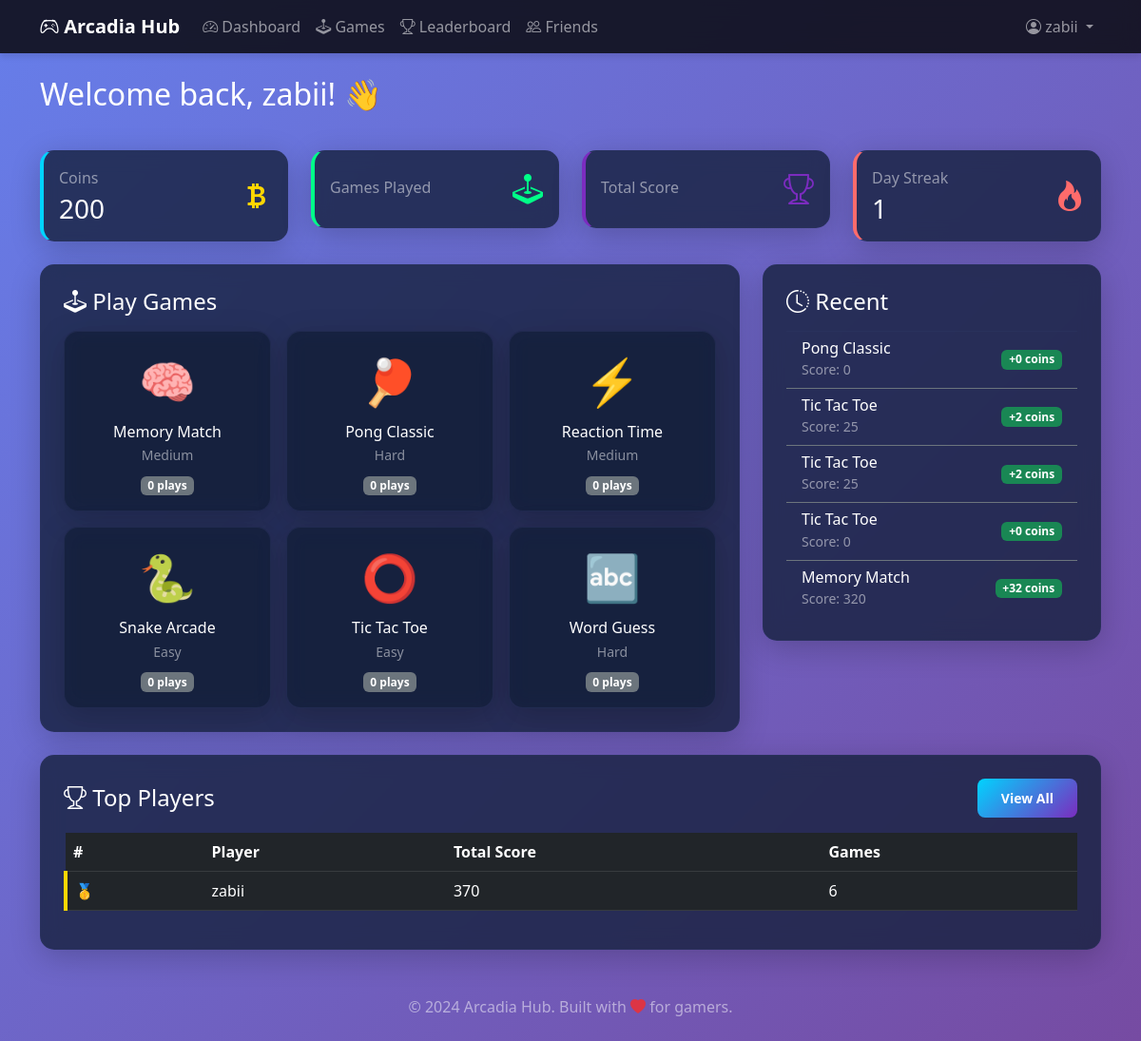
The app's page /dashboard (signed in) with its own data.
### tables this page shows
CREATE TABLE users (
                    user_id INTEGER PRIMARY KEY,
                    username TEXT UNIQUE NOT NULL,
                    password_hash TEXT NOT NULL,
                    email TEXT UNIQUE NOT NULL,
                    created_date TEXT,
                    avatar_color TEXT DEFAULT '#3498db'
                , coins INTEGER DEFAULT 0, streak INTEGER DEFAULT 0, last_login DATE, settings_config TEXT);

CREATE TABLE games (
                        game_id INTEGER PRIMARY KEY AUTOINCREMENT,
                        game_key TEXT UNIQUE NOT NULL,
                        name TEXT NOT NULL,
                        category TEXT,
                        difficulty TEXT,
                        play_count INTEGER DEFAULT 0,
                        icon TEXT,
                        color TEXT
                    );

CREATE TABLE scores (
                        score_id INTEGER PRIMARY KEY AUTOINCREMENT,
                        user_id INTEGER NOT NULL,
                        game_key TEXT NOT NULL,
                        score INTEGER NOT NULL,
                        play_time INTEGER DEFAULT 0,
                        achieved_at TIMESTAMP DEFAULT CURRENT_TIMESTAMP,
                        FOREIGN KEY(user_id) REFERENCES users(user_id) ON DELETE CASCADE,
                        FOREIGN KEY(game_key) REFERENCES games(game_key) ON DELETE CASCADE
                    );

### app.py (the view)
@app.route('/dashboard')
@login_required
def dashboard():
    user_id = session['user_id']
    user = db.fetch_one("SELECT * FROM users WHERE user_id = ?", (user_id,))
    recent_scores = db.fetch_all("""
        SELECT s.*, g.name as game_name
        FROM scores s
        JOIN games g ON s.game_key = g.game_key
        WHERE s.user_id = ?
        ORDER BY s.achieved_at DESC
        LIMIT 10
    """, (user_id,))
    leaderboard = db.fetch_all("""
        SELECT u.username, SUM(s.score) as total_score, COUNT(s.score_id) as games_played
        FROM scores s
        JOIN users u ON s.user_id = u.user_id
        GROUP BY s.user_id
        ORDER BY total_score DESC
        LIMIT 10
    """)
    games = db.fetch_all("SELECT * FROM games ORDER BY name")
    return render_template('dashboard.html',
                         user=user,
                         recent_scores=recent_scores,
                         leaderboard=leaderboard,
                         games=games)

### app.py (called while the page is built)
def login_required(f):
    @wraps(f)
    def decorated_function(*args, **kwargs):
        if 'user_id' not in session:
            flash('Please log in to access this page.', 'warning')
            return redirect(url_for('login'))
        return f(*args, **kwargs)
    return decorated_function

### database.py (called while the page is built)
    def fetch_one(self, query: str, params: tuple = ()):
        self.cursor.execute(query, params)
        return self.cursor.fetchone()

    def fetch_all(self, query: str, params: tuple = ()):
        self.cursor.execute(query, params)
        return self.cursor.fetchall()

### templates/dashboard.html (shortened to what this page needs)
{% extends "base.html" %}
{% block content %}
<div class="row mb-4">
    <div class="col-md-12">
        <h2 class="text-white mb-3">
            Welcome back, {{ user.username }}! 👋
        </h2>
    </div>
</div>
<div class="row g-4 mb-4">
    <div class="col-md-3">
        <div class="card stat-card p-3">
            <div class="d-flex justify-content-between align-items-center">
                <div>
                    <p class="text-white-50 mb-1">Coins</p>
                    <h3 class="text-white mb-0">{{ user.coins }}</h3>
                </div>
                <i class="bi bi-currency-bitcoin" style="font-size: 2rem; color: #ffd700;"></i>
            </div>
        </div>
    </div>
    <div class="col-md-3">
        <div class="card stat-card p-3" style="border-left-color: var(--success-color);">
            <div class="d-flex justify-content-between align-items-center">
                <div>
                    <p class="text-white-50 mb-1">Games Played</p>
                </div>
                <i class="bi bi-joystick" style="font-size: 2rem; color: var(--success-color);"></i>
            </div>
        </div>
    </div>
    <div class="col-md-3">
        <div class="card stat-card p-3" style="border-left-color: var(--accent-secondary);">
            <div class="d-flex justify-content-between align-items-center">
                <div>
                    <p class="text-white-50 mb-1">Total Score</p>
                </div>
                <i class="bi bi-trophy" style="font-size: 2rem; color: var(--accent-secondary);"></i>
            </div>
        </div>
    </div>
    <div class="col-md-3">
        <div class="card stat-card p-3" style="border-left-color: #ff6b6b;">
            <div class="d-flex justify-content-between align-items-center">
                <div>
                    <p class="text-white-50 mb-1">Day Streak</p>
                    <h3 class="text-white mb-0">{{ user.streak }}</h3>
                </div>
                <i class="bi bi-fire" style="font-size: 2rem; color: #ff6b6b;"></i>
            </div>
        </div>
    </div>
</div>
<div class="row g-4 mb-4">
    <div class="col-md-8">
        <div class="card p-4">
            <h4 class="text-white mb-3"><i class="bi bi-joystick"></i> Play Games</h4>
            <div class="row g-3">
                {% for game in games %}
                <div class="col-md-4 col-sm-6">
                    <a href="{{ url_for('play_game', game_key=game.game_key) }}"
                       class="text-decoration-none">
                        <div class="card game-card h-100 p-3 text-center">
                            <div style="font-size: 3rem;" class="mb-2">{{ game.icon }}</div>
                            <h6 class="text-white mb-1">{{ game.name }}</h6>
                            <small class="text-white-50">{{ game.difficulty }}</small>
                            <div class="mt-2">
                                <span class="badge bg-secondary">{{ game.play_count }} plays</span>
                            </div>
                        </div>
                    </a>
                </div>
                {% endfor %}
            </div>
        </div>
    </div>
    <div class="col-md-4">
        <div class="card p-4">
            <h4 class="text-white mb-3"><i class="bi bi-clock-history"></i> Recent</h4>
            {% if recent_scores %}
            <div class="list-group list-group-flush">
                {% for score in recent_scores[:5] %}
                <div class="list-group-item bg-transparent text-white border-secondary">
                    <div class="d-flex justify-content-between align-items-center">
                        <div>
                            <h6 class="mb-0">{{ score.game_name }}</h6>
                            <small class="text-white-50">Score: {{ score.score }}</small>
                        </div>
                        <span class="badge bg-success">+{{ (score.score / 10)|int|default(1) }} coins</span>
                    </div>
                </div>
                {% endfor %}
            </div>
            {% else %}
            <p class="text-white-50 text-center">No recent games</p>
            {% endif %}
        </div>
    </div>
</div>
<div class="row">
    <div class="col-md-12">
        <div class="card p-4">
            <div class="d-flex justify-content-between align-items-center mb-3">
                <h4 class="text-white mb-0"><i class="bi bi-trophy"></i> Top Players</h4>
                <a href="{{ url_for('leaderboard') }}" class="btn btn-accent btn-sm">View All</a>
            </div>
            <div class="table-responsive">
                <table class="table table-dark table-hover">
                    <thead>
                        <tr>
                            <th class="text-white">#</th>
                            <th class="text-white">Player</th>
                            <th class="text-white">Total Score</th>
                            <th class="text-white">Games</th>
                        </tr>
                    </thead>
                    <tbody>
                        {% for player in leaderboard[:5] %}
                        <tr class="{% if loop.index <= 3 %}leaderboard-item{% endif %}">
                            <td class="text-white">
                                {% if loop.index == 1 %}🥇{% elif loop.index == 2 %}🥈{% elif loop.index == 3 %}🥉{% else %}#{{ loop.index }}{% endif %}
                            </td>
                            <td class="text-white">{{ player.username }}</td>
                            <td class="text-white">{{ player.total_score }}</td>
                            <td class="text-white">{{ player.games_played }}</td>
                        </tr>
                        {% endfor %}
                    </tbody>
                </table>
            </div>
        </div>
    </div>
</div>
{% endblock %}

### templates/base.html (shortened to what this page needs)
<!DOCTYPE html>
<html lang="en" data-bs-theme="{{ settings.theme if settings else 'dark' }}">
<head>
    <link href="https://cdn.jsdelivr.net/npm/bootstrap@5.3.0/dist/css/bootstrap.min.css" rel="stylesheet">
    <link rel="stylesheet" href="https://cdn.jsdelivr.net/npm/bootstrap-icons@1.10.0/font/bootstrap-icons.css">
</head>
<body>
    <nav class="navbar navbar-expand-lg navbar-dark sticky-top">
        <div class="container">
            <a class="navbar-brand fw-bold" href="{{ url_for('dashboard') }}">
                <i class="bi bi-controller"></i> Arcadia Hub
            </a>
            {% if session.user_id %}
            <div class="collapse navbar-collapse" id="navbarNav">
                <ul class="navbar-nav me-auto">
                    <li class="nav-item">
                        <a class="nav-link" href="{{ url_for('dashboard') }}">
                            <i class="bi bi-speedometer2"></i> Dashboard
                        </a>
                    </li>
                    <li class="nav-item">
                        <a class="nav-link" href="{{ url_for('games') }}">
                            <i class="bi bi-joystick"></i> Games
                        </a>
                    </li>
                    <li class="nav-item">
                        <a class="nav-link" href="{{ url_for('leaderboard') }}">
                            <i class="bi bi-trophy"></i> Leaderboard
                        </a>
                    </li>
                    <li class="nav-item">
                        <a class="nav-link" href="{{ url_for('friends') }}">
                            <i class="bi bi-people"></i> Friends
                        </a>
                    </li>
                </ul>
                <ul class="navbar-nav">
                    <li class="nav-item dropdown">
                        <a class="nav-link dropdown-toggle" href="#" role="button" data-bs-toggle="dropdown">
                            <i class="bi bi-person-circle"></i> {{ session.username }}
                        </a>
                    </li>
                </ul>
            </div>
            {% endif %}
        </div>
    </nav>
    <main class="py-4">
        <div class="container">
            {% block content %}{% endblock %}
        </div>
    </main>
    <footer class="py-4 mt-auto">
        <div class="container text-center">
            <p class="text-white-50 mb-0">
                &copy; 2024 Arcadia Hub. Built with <i class="bi bi-heart-fill text-danger"></i> for gamers.
            </p>
        </div>
    </footer>
</body>
</html>

### templates/base.html (style rules this page uses)
:root { --accent-color: #00d4ff; --accent-secondary: #7b2cbf; --success-color: #00ff88; --bg-gradient-start: #667eea; --bg-gradient-end: #764ba2; }
body { min-height: 100vh; background: linear-gradient(135deg, var(--bg-gradient-start) 0%, var(--bg-gradient-end) 100%); }
.navbar { backdrop-filter: blur(10px); background: rgba(15, 15, 26, 0.9) !important; box-shadow: 0 4px 6px rgba(0, 0, 0, 0.1); }
.card { backdrop-filter: blur(10px); background: rgba(22, 33, 62, 0.8) !important; border: 1px solid rgba(45, 53, 97, 0.5); border-radius: 15px; box-shadow: 0 8px 32px rgba(0, 0, 0, 0.2); }
.btn-accent { background: linear-gradient(135deg, var(--accent-color), var(--accent-secondary)); border: none; color: white; padding: 10px 25px; border-radius: 8px; font-weight: 600; transition: transform 0.2s; }
.game-card { transition: transform 0.3s, box-shadow 0.3s; cursor: pointer; }
.stat-card { border-left: 4px solid var(--accent-color); }
.leaderboard-item:nth-child(1) { background: linear-gradient(135deg, rgba(255, 215, 0, 0.2), rgba(255, 193, 7, 0.1)); border-left: 4px solid #ffd700; }

### records on screen
users: username "zabii", coins "200", streak "1", total_score "370", games_played "6"
games: icon "🧠", name "Memory Match", difficulty "Medium", play_count "0"
games: icon "🏓", name "Pong Classic", difficulty "Hard", play_count "0"
games: icon "⚡", name "Reaction Time", difficulty "Medium", play_count "0"
games: icon "🐍", name "Snake Arcade", difficulty "Easy", play_count "0"
games: icon "⭕", name "Tic Tac Toe", difficulty "Easy", play_count "0"
games: icon "🔤", name "Word Guess", difficulty "Hard", play_count "0"
scores: game_name "Pong Classic", score "0", (score.score/10)|int|default(1) "0"
scores: game_name "Tic Tac Toe", score "25", (score.score/10)|int|default(1) "2"
scores: game_name "Tic Tac Toe", score "25", (score.score/10)|int|default(1) "2"
scores: game_name "Tic Tac Toe", score "0", (score.score/10)|int|default(1) "0"
scores: game_name "Memory Match", score "320", (score.score/10)|int|default(1) "32"
